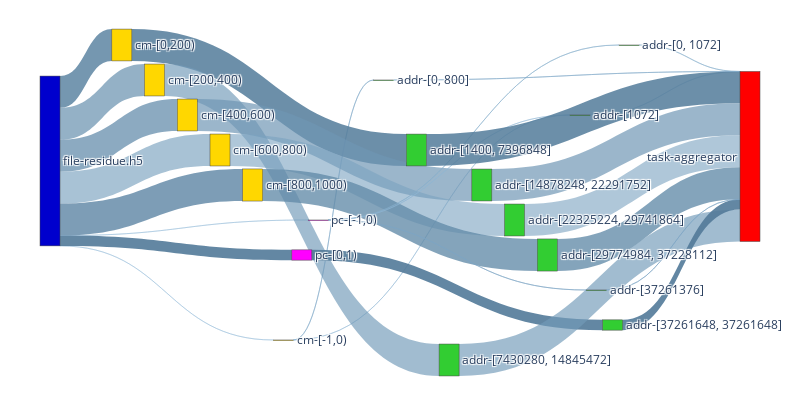

The notebook cell this image was saved under:
### Code cell
agg_r_nodes, agg_r_nodes_dict = get_nodes_for_sankey(G_AGG_R, rm_tags=['agg_r'])

print(nx.get_node_attributes(G_AGG_R,'pos'))
# print(node_ref2)

agg_r_links = get_links_for_sankey(G_AGG_R, agg_r_nodes_dict)
fig = go.Figure(go.Sankey(
            node = agg_r_nodes,
            link = agg_r_links, orientation='h'))

fig.update_layout(
    autosize=False,
    width=800,
    height=400,
    margin=dict(
        l=40,
        r=40,
        b=40,
        t=10,
        pad=2
    ),
)
fig.show()
fig.write_html(f"{IMAGE_PATH}/sankey-grouped-agg_r-vol-vfd-.html")

### Figure 1 — Plotly figure (JSON) as saved in the notebook; plotly's stock layout.template omitted (floating-point values rounded to 4 significant figures)
{"data": [{"link": {"color": ["rgba(146.07843137254903, 186.07843137254903, 216.07843137254903, 0.4294117647058824)", "rgba(91.1764705882353, 131.1764705882353, 161.1764705882353, 0.8411764705882353)", "rgba(106.86274509803923, 146.86274509803923, 176.86274509803923, 0.723529411764706)", "rgba(102.94117647058823, 142.94117647058823, 172.94117647058823, 0.7529411764705882)", "rgba(118.62745098039215, 158.62745098039215, 188.62745098039215, 0.6352941176470588)", "rgba(95.09803921568627, 135.09803921568627, 165.09803921568627, 0.8117647058823529)", "rgba(146.07843137254903, 186.07843137254903, 216.07843137254903, 0.4294117647058824)", "rgba(83.33333333333333, 123.33333333333333, 153.33333333333331, 0.9)", "rgba(130.39215686274508, 170.39215686274508, 200.39215686274508, 0.5470588235294118)", "rgba(142.15686274509804, 182.15686274509804, 212.15686274509804, 0.45882352941176474)", "rgba(87.25490196078431, 127.25490196078431, 157.2549019607843, 0.8705882352941177)", "rgba(114.70588235294117, 154.70588235294116, 184.70588235294116, 0.6647058823529413)", "rgba(110.7843137254902, 150.7843137254902, 180.7843137254902, 0.6941176470588235)", "rgba(122.54901960784314, 162.54901960784315, 192.54901960784315, 0.6058823529411765)", "rgba(99.01960784313727, 139.01960784313727, 169.01960784313727, 0.7823529411764706)", "rgba(134.31372549019608, 174.31372549019608, 204.31372549019608, 0.5176470588235295)", "rgba(142.15686274509804, 182.15686274509804, 212.15686274509804, 0.45882352941176474)", "rgba(126.47058823529412, 166.47058823529412, 196.47058823529412, 0.5764705882352942)", "rgba(83.33333333333333, 123.33333333333333, 153.33333333333331, 0.9)", "rgba(130.39215686274508, 170.39215686274508, 200.39215686274508, 0.5470588235294118)", "rgba(138.23529411764707, 178.23529411764707, 208.23529411764707, 0.4882352941176471)", "rgba(87.25490196078431, 127.25490196078431, 157.2549019607843, 0.8705882352941177)", "rgba(114.70588235294117, 154.70588235294116, 184.70588235294116, 0.6647058823529413)", "rgba(110.7843137254902, 150.7843137254902, 180.7843137254902, 0.6941176470588235)", "rgba(122.54901960784314, 162.54901960784315, 192.54901960784315, 0.6058823529411765)", "rgba(99.01960784313727, 139.01960784313727, 169.01960784313727, 0.7823529411764706)", "rgba(134.31372549019608, 174.31372549019608, 204.31372549019608, 0.5176470588235295)", "rgba(83.33333333333333, 123.33333333333333, 153.33333333333331, 0.9)", "rgba(126.47058823529412, 166.47058823529412, 196.47058823529412, 0.5764705882352942)"], "label": ["Access Volume : 0 <br />Access Count : 3 <br />Average Access Size : 0 <br />Operation : read<br />Bandwidth : 0", "Access Volume : 7.42 MB <br />Access Count : 200 <br />Average Access Size : 37.11 KB <br />Operation : read<br />Bandwidth : 11.12 MB/s", "Access Volume : 7.44 MB <br />Access Count : 200 <br />Average Access Size : 37.21 KB <br />Operation : read<br />Bandwidth : 10.68 MB/s", "Access Volume : 7.44 MB <br />Access Count : 200 <br />Average Access Size : 37.2 KB <br />Operation : read<br />Bandwidth : 10.69 MB/s", "Access Volume : 7.44 MB <br />Access Count : 200 <br />Average Access Size : 37.21 KB <br />Operation : read<br />Bandwidth : 10.43 MB/s", "Access Volume : 7.48 MB <br />Access Count : 201 <br />Average Access Size : 37.21 KB <br />Operation : read<br />Bandwidth : 10.78 MB/s", "Access Volume : 0 <br />Access Count : 3 <br />Average Access Size : 0 <br />Operation : read<br />Bandwidth : 0", "Access Volume : 2.4 MB <br />Access Count : 1 <br />Average Access Size : 2.4 MB <br />Operation : read<br />Bandwidth : 1.56 GB/s", "Access Volume : 2.18 KB <br />Access Count : 8 <br />Average Access Size : 273 B <br />Operation : read<br />Bandwidth : 46.58 KB/s", "Access Volume : 328 B <br />Access Count : 1 <br />Average Access Size : 328 B <br />Operation : read<br />Bandwidth : 93.56 B/s", "Access Volume : 7.43 MB <br />Access Count : 399 <br />Average Access Size : 18.62 KB <br />Operation : read<br />Bandwidth : 11.19 MB/s", "Access Volume : 7.45 MB <br />Access Count : 400 <br />Average Access Size : 18.62 KB <br />Operation : read<br />Bandwidth : 10.67 MB/s", "Access Volume : 7.45 MB <br />Access Count : 400 <br />Average Access Size : 18.62 KB <br />Operation : read<br />Bandwidth : 10.68 MB/s", "Access Volume : 7.45 MB <br />Access Count : 400 <br />Average Access Size : 18.62 KB <br />Operation : read<br />Bandwidth : 10.41 MB/s", "Access Volume : 7.49 MB <br />Access Count : 402 <br />Average Access Size : 18.62 KB <br />Operation : read<br />Bandwidth : 10.76 MB/s", "Access Volume : 1.57 KB <br />Access Count : 4 <br />Average Access Size : 392 B <br />Operation : read<br />Bandwidth : 32.85 KB/s", "Access Volume : 328 B <br />Access Count : 1 <br />Average Access Size : 328 B <br />Operation : read<br />Bandwidth : 93.56 B/s", "Access Volume : 512 B <br />Access Count : 1 <br />Average Access Size : 512 B <br />Operation : read<br />Bandwidth : 332.9 KB/s", "Access Volume : 2.4 MB <br />Access Count : 1 <br />Average Access Size : 2.4 MB <br />Operation : read<br />Bandwidth : 1.56 GB/s", "Access Volume : 2.18 KB <br />Access Count : 8 <br />Average Access Size : 273 B <br />Operation : read<br />Bandwidth : 46.58 KB/s", "Access Volume : 656 B <br />Access Count : 2 <br />Average Access Size : 328 B <br />Operation : read<br />Bandwidth : 187.13 B/s", "Access Volume : 7.43 MB <br />Access Count : 399 <br />Average Access Size : 18.62 KB <br />Operation : read<br />Bandwidth : 11.19 MB/s", "Access Volume : 7.45 MB <br />Access Count : 400 <br />Average Access Size : 18.62 KB <br />Operation : read<br />Bandwidth : 10.67 MB/s", "Access Volume : 7.45 MB <br />Access Count : 400 <br />Average Access Size : 18.62 KB <br />Operation : read<br />Bandwidth : 10.68 MB/s", "Access Volume : 7.45 MB <br />Access Count : 400 <br />Average Access Size : 18.62 KB <br />Operation : read<br />Bandwidth : 10.41 MB/s", "Access Volume : 7.49 MB <br />Access Count : 402 <br />Average Access Size : 18.62 KB <br />Operation : read<br />Bandwidth : 10.76 MB/s", "Access Volume : 1.57 KB <br />Access Count : 4 <br />Average Access Size : 392 B <br />Operation : read<br />Bandwidth : 32.85 KB/s", "Access Volume : 2.4 MB <br />Access Count : 1 <br />Average Access Size : 2.4 MB <br />Operation : read<br />Bandwidth : 1.56 GB/s", "Access Volume : 512 B <br />Access Count : 1 <br />Average Access Size : 512 B <br />Operation : read<br />Bandwidth : 332.9 KB/s"], "source": [0, 0, 0, 0, 0, 0, 0, 0, 1, 1, 2, 3, 4, 5, 6, 7, 7, 7, 8, 9, 10, 11, 12, 13, 14, 15, 16, 17, 18], "target": [1, 2, 3, 4, 5, 6, 7, 8, 9, 10, 11, 12, 13, 14, 15, 16, 10, 18, 17, 19, 19, 19, 19, 19, 19, 19, 19, 19, 19], "value": [1, 7422108, 7441148, 7440164, 7442936, 7479508, 1, 2400000, 2184, 328, 7428880, 7447968, 7446976, 7449760, 7486392, 1568, 328, 512, 2400000, 2184, 656, 7428880, 7447968, 7446976, 7449760, 7486392, 1568, 2400000, 512]}, "node": {"color": ["MediumBlue", "Gold", "Gold", "Gold", "Gold", "Gold", "Gold", "Magenta", "Magenta", "LimeGreen", "LimeGreen", "LimeGreen", "LimeGreen", "LimeGreen", "LimeGreen", "LimeGreen", "LimeGreen", "LimeGreen", "LimeGreen", "Red"], "label": ["file-residue.h5", "cm-[-1,0)", "cm-[0,200)", "cm-[200,400)", "cm-[400,600)", "cm-[600,800)", "cm-[800,1000)", "pc-[-1,0)", "pc-[0,1)", "addr-[0, 800]", "addr-[1072]", "addr-[1400, 7396848]", "addr-[7430280, 14845472]", "addr-[14878248, 22291752]", "addr-[22325224, 29741864]", "addr-[29774984, 37228112]", "addr-[0, 1072]", "addr-[37261648, 37261648]", "addr-[37261376]", "task-aggregator"], "x": [0, 0.3182, 0.1136, 0.1591, 0.2045, 0.25, 0.2955, 0.3864, 0.3636, 0.4773, 0.75, 0.5227, 0.5682, 0.6136, 0.6591, 0.7045, 0.8182, 0.7955, 0.7727, 1], "y": [0, 0, 0.1, 0.2, 0.3, 0.4, 0.5, 0.6, 0.7, 0.2, 0.3, 0.4, 1, 0.5, 0.6, 0.7, 0.1, 0.9, 0.8, 0]}, "orientation": "h", "type": "sankey"}], "layout": {"autosize": false, "height": 400, "margin": {"b": 40, "l": 40, "pad": 2, "r": 40, "t": 10}, "width": 800}}
